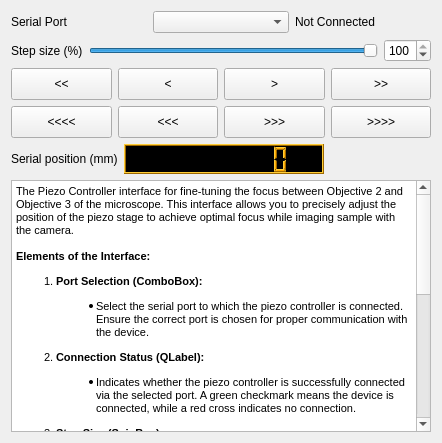
<?xml version="1.0" encoding="UTF-8"?>
<ui version="4.0">
 <class>Form</class>
 <widget class="QWidget" name="Form">
  <property name="geometry">
   <rect>
    <x>0</x>
    <y>0</y>
    <width>442</width>
    <height>443</height>
   </rect>
  </property>
  <property name="windowTitle">
   <string>Form</string>
  </property>
  <layout class="QVBoxLayout" name="verticalLayout">
   <item>
    <layout class="QHBoxLayout" name="horizontalLayout">
     <item>
      <widget class="QLabel" name="label_serial_port">
       <property name="text">
        <string>Serial Port</string>
       </property>
      </widget>
     </item>
     <item>
      <widget class="QComboBox" name="comboBox_devices">
       <property name="toolTip">
        <string>&lt;html&gt;&lt;head/&gt;&lt;body&gt;&lt;p&gt;Select the serial port to which the piezo controller is connected.&lt;/p&gt;&lt;p&gt;Ensure the correct port is chosen for proper communication&lt;/p&gt;&lt;/body&gt;&lt;/html&gt;</string>
       </property>
      </widget>
     </item>
     <item>
      <widget class="QLabel" name="label_connection">
       <property name="minimumSize">
        <size>
         <width>91</width>
         <height>18</height>
        </size>
       </property>
       <property name="toolTip">
        <string>&lt;html&gt;&lt;head/&gt;&lt;body&gt;&lt;p&gt;Indicates whether the piezo controller is successfully connected via the selected port.&lt;/p&gt;&lt;/body&gt;&lt;/html&gt;</string>
       </property>
       <property name="text">
        <string>Not Connected</string>
       </property>
      </widget>
     </item>
    </layout>
   </item>
   <item>
    <layout class="QHBoxLayout" name="horizontalLayout_2">
     <item>
      <widget class="QLabel" name="label_step_size">
       <property name="text">
        <string>Step size (%)</string>
       </property>
      </widget>
     </item>
     <item>
      <widget class="QSlider" name="slider_step_size">
       <property name="toolTip">
        <string>&lt;html&gt;&lt;head/&gt;&lt;body&gt;&lt;p&gt;Set the step size for piezo movement as a percentage of the total range.&lt;/p&gt;&lt;p&gt;Adjust between 21% and 100% to control the increment of each movement command&lt;/p&gt;&lt;/body&gt;&lt;/html&gt;</string>
       </property>
       <property name="minimum">
        <number>1</number>
       </property>
       <property name="maximum">
        <number>100</number>
       </property>
       <property name="value">
        <number>100</number>
       </property>
       <property name="orientation">
        <enum>Qt::Horizontal</enum>
       </property>
      </widget>
     </item>
     <item>
      <widget class="QSpinBox" name="spinBox_step_size">
       <property name="toolTip">
        <string>&lt;html&gt;&lt;head/&gt;&lt;body&gt;&lt;p&gt;Set the step size for piezo movement as a percentage of the total range.&lt;/p&gt;&lt;p&gt;Adjust between 21% and 100% to control the increment of each movement command&lt;/p&gt;&lt;/body&gt;&lt;/html&gt;</string>
       </property>
       <property name="minimum">
        <number>1</number>
       </property>
       <property name="maximum">
        <number>100</number>
       </property>
       <property name="value">
        <number>100</number>
       </property>
      </widget>
     </item>
    </layout>
   </item>
   <item>
    <layout class="QHBoxLayout" name="horizontalLayout_3">
     <item>
      <widget class="QPushButton" name="pb_move_bw10">
       <property name="minimumSize">
        <size>
         <width>32</width>
         <height>32</height>
        </size>
       </property>
       <property name="toolTip">
        <string>&lt;html&gt;&lt;head/&gt;&lt;body&gt;&lt;p&gt;Move the piezo 10 step backward.&lt;/p&gt;&lt;p&gt;Around 500nm to 2,5µm depending on step size&lt;/p&gt;&lt;/body&gt;&lt;/html&gt;</string>
       </property>
       <property name="text">
        <string>&lt;&lt;</string>
       </property>
      </widget>
     </item>
     <item>
      <widget class="QPushButton" name="pb_move_bw1">
       <property name="minimumSize">
        <size>
         <width>32</width>
         <height>32</height>
        </size>
       </property>
       <property name="toolTip">
        <string>&lt;html&gt;&lt;head/&gt;&lt;body&gt;&lt;p&gt;Move the piezo 1 step backward.&lt;/p&gt;&lt;p&gt;Around 50nm to 250nm depending on step size&lt;/p&gt;&lt;/body&gt;&lt;/html&gt;</string>
       </property>
       <property name="text">
        <string>&lt;</string>
       </property>
      </widget>
     </item>
     <item>
      <widget class="QPushButton" name="pb_move_fw1">
       <property name="minimumSize">
        <size>
         <width>32</width>
         <height>32</height>
        </size>
       </property>
       <property name="toolTip">
        <string>&lt;html&gt;&lt;head/&gt;&lt;body&gt;&lt;p&gt;Move the piezo 1 step forward.&lt;/p&gt;&lt;p&gt;Around 50nm to 250nm depending on step size&lt;/p&gt;&lt;/body&gt;&lt;/html&gt;</string>
       </property>
       <property name="text">
        <string>&gt;</string>
       </property>
      </widget>
     </item>
     <item>
      <widget class="QPushButton" name="pb_move_fw10">
       <property name="minimumSize">
        <size>
         <width>32</width>
         <height>32</height>
        </size>
       </property>
       <property name="toolTip">
        <string>&lt;html&gt;&lt;head/&gt;&lt;body&gt;&lt;p&gt;Move the piezo 10 step forward&lt;/p&gt;&lt;p&gt;Around 500nm to 2,5µm depending on step size&lt;/p&gt;&lt;/body&gt;&lt;/html&gt;</string>
       </property>
       <property name="text">
        <string>&gt;&gt;</string>
       </property>
      </widget>
     </item>
    </layout>
   </item>
   <item>
    <layout class="QHBoxLayout" name="horizontalLayout_4">
     <item>
      <widget class="QPushButton" name="pb_move_bwj2">
       <property name="minimumSize">
        <size>
         <width>32</width>
         <height>32</height>
        </size>
       </property>
       <property name="toolTip">
        <string>&lt;html&gt;&lt;head/&gt;&lt;body&gt;&lt;p&gt;Move the piezo backward with a speed around 0.25mm/s&lt;/p&gt;&lt;/body&gt;&lt;/html&gt;</string>
       </property>
       <property name="text">
        <string>&lt;&lt;&lt;&lt;</string>
       </property>
      </widget>
     </item>
     <item>
      <widget class="QPushButton" name="pb_move_bwj1">
       <property name="minimumSize">
        <size>
         <width>32</width>
         <height>32</height>
        </size>
       </property>
       <property name="toolTip">
        <string>&lt;html&gt;&lt;head/&gt;&lt;body&gt;&lt;p&gt;Move the piezo backward with a speed around 2.5 µm/s&lt;/p&gt;&lt;/body&gt;&lt;/html&gt;</string>
       </property>
       <property name="text">
        <string>&lt;&lt;&lt;</string>
       </property>
      </widget>
     </item>
     <item>
      <widget class="QPushButton" name="pb_move_fwj1">
       <property name="minimumSize">
        <size>
         <width>32</width>
         <height>32</height>
        </size>
       </property>
       <property name="toolTip">
        <string>&lt;html&gt;&lt;head/&gt;&lt;body&gt;&lt;p&gt;Move the piezo forward with a speed of 50 steps/s.&lt;/p&gt;&lt;p&gt;Arount 2.5 ot 12 µm/s depending on step size&lt;/p&gt;&lt;/body&gt;&lt;/html&gt;</string>
       </property>
       <property name="text">
        <string>&gt;&gt;&gt;</string>
       </property>
      </widget>
     </item>
     <item>
      <widget class="QPushButton" name="pb_move_fwj2">
       <property name="minimumSize">
        <size>
         <width>32</width>
         <height>32</height>
        </size>
       </property>
       <property name="toolTip">
        <string>&lt;html&gt;&lt;head/&gt;&lt;body&gt;&lt;p&gt;Move the piezo forward with a speed around 0.25mm/s&lt;/p&gt;&lt;/body&gt;&lt;/html&gt;</string>
       </property>
       <property name="text">
        <string>&gt;&gt;&gt;&gt;</string>
       </property>
      </widget>
     </item>
    </layout>
   </item>
   <item>
    <layout class="QHBoxLayout" name="horizontalLayout_5">
     <item>
      <widget class="QLabel" name="label_position">
       <property name="text">
        <string>Serial position (mm)</string>
       </property>
      </widget>
     </item>
     <item>
      <widget class="QLCDNumber" name="lcdNumber_Position">
       <property name="minimumSize">
        <size>
         <width>200</width>
         <height>30</height>
        </size>
       </property>
       <property name="maximumSize">
        <size>
         <width>16777215</width>
         <height>30</height>
        </size>
       </property>
       <property name="palette">
        <palette>
         <active>
          <colorrole role="WindowText">
           <brush brushstyle="SolidPattern">
            <color alpha="255">
             <red>255</red>
             <green>170</green>
             <blue>0</blue>
            </color>
           </brush>
          </colorrole>
          <colorrole role="Button">
           <brush brushstyle="SolidPattern">
            <color alpha="255">
             <red>255</red>
             <green>255</green>
             <blue>255</blue>
            </color>
           </brush>
          </colorrole>
          <colorrole role="Light">
           <brush brushstyle="SolidPattern">
            <color alpha="255">
             <red>255</red>
             <green>206</green>
             <blue>57</blue>
            </color>
           </brush>
          </colorrole>
          <colorrole role="Midlight">
           <brush brushstyle="SolidPattern">
            <color alpha="255">
             <red>255</red>
             <green>255</green>
             <blue>255</blue>
            </color>
           </brush>
          </colorrole>
          <colorrole role="Dark">
           <brush brushstyle="SolidPattern">
            <color alpha="255">
             <red>158</red>
             <green>105</green>
             <blue>0</blue>
            </color>
           </brush>
          </colorrole>
          <colorrole role="Mid">
           <brush brushstyle="SolidPattern">
            <color alpha="255">
             <red>170</red>
             <green>170</green>
             <blue>170</blue>
            </color>
           </brush>
          </colorrole>
          <colorrole role="Text">
           <brush brushstyle="SolidPattern">
            <color alpha="255">
             <red>0</red>
             <green>0</green>
             <blue>0</blue>
            </color>
           </brush>
          </colorrole>
          <colorrole role="BrightText">
           <brush brushstyle="SolidPattern">
            <color alpha="255">
             <red>255</red>
             <green>255</green>
             <blue>255</blue>
            </color>
           </brush>
          </colorrole>
          <colorrole role="ButtonText">
           <brush brushstyle="SolidPattern">
            <color alpha="255">
             <red>0</red>
             <green>0</green>
             <blue>0</blue>
            </color>
           </brush>
          </colorrole>
          <colorrole role="Base">
           <brush brushstyle="SolidPattern">
            <color alpha="255">
             <red>0</red>
             <green>0</green>
             <blue>0</blue>
            </color>
           </brush>
          </colorrole>
          <colorrole role="Window">
           <brush brushstyle="SolidPattern">
            <color alpha="255">
             <red>0</red>
             <green>0</green>
             <blue>0</blue>
            </color>
           </brush>
          </colorrole>
          <colorrole role="Shadow">
           <brush brushstyle="SolidPattern">
            <color alpha="255">
             <red>0</red>
             <green>0</green>
             <blue>0</blue>
            </color>
           </brush>
          </colorrole>
          <colorrole role="AlternateBase">
           <brush brushstyle="SolidPattern">
            <color alpha="255">
             <red>255</red>
             <green>255</green>
             <blue>255</blue>
            </color>
           </brush>
          </colorrole>
          <colorrole role="ToolTipBase">
           <brush brushstyle="SolidPattern">
            <color alpha="255">
             <red>255</red>
             <green>255</green>
             <blue>220</blue>
            </color>
           </brush>
          </colorrole>
          <colorrole role="ToolTipText">
           <brush brushstyle="SolidPattern">
            <color alpha="255">
             <red>0</red>
             <green>0</green>
             <blue>0</blue>
            </color>
           </brush>
          </colorrole>
         </active>
         <inactive>
          <colorrole role="WindowText">
           <brush brushstyle="SolidPattern">
            <color alpha="255">
             <red>255</red>
             <green>170</green>
             <blue>0</blue>
            </color>
           </brush>
          </colorrole>
          <colorrole role="Button">
           <brush brushstyle="SolidPattern">
            <color alpha="255">
             <red>255</red>
             <green>255</green>
             <blue>255</blue>
            </color>
           </brush>
          </colorrole>
          <colorrole role="Light">
           <brush brushstyle="SolidPattern">
            <color alpha="255">
             <red>255</red>
             <green>206</green>
             <blue>57</blue>
            </color>
           </brush>
          </colorrole>
          <colorrole role="Midlight">
           <brush brushstyle="SolidPattern">
            <color alpha="255">
             <red>255</red>
             <green>255</green>
             <blue>255</blue>
            </color>
           </brush>
          </colorrole>
          <colorrole role="Dark">
           <brush brushstyle="SolidPattern">
            <color alpha="255">
             <red>158</red>
             <green>105</green>
             <blue>0</blue>
            </color>
           </brush>
          </colorrole>
          <colorrole role="Mid">
           <brush brushstyle="SolidPattern">
            <color alpha="255">
             <red>170</red>
             <green>170</green>
             <blue>170</blue>
            </color>
           </brush>
          </colorrole>
          <colorrole role="Text">
           <brush brushstyle="SolidPattern">
            <color alpha="255">
             <red>0</red>
             <green>0</green>
             <blue>0</blue>
            </color>
           </brush>
          </colorrole>
          <colorrole role="BrightText">
           <brush brushstyle="SolidPattern">
            <color alpha="255">
             <red>255</red>
             <green>255</green>
             <blue>255</blue>
            </color>
           </brush>
          </colorrole>
          <colorrole role="ButtonText">
           <brush brushstyle="SolidPattern">
            <color alpha="255">
             <red>0</red>
             <green>0</green>
             <blue>0</blue>
            </color>
           </brush>
          </colorrole>
          <colorrole role="Base">
           <brush brushstyle="SolidPattern">
            <color alpha="255">
             <red>0</red>
             <green>0</green>
             <blue>0</blue>
            </color>
           </brush>
          </colorrole>
          <colorrole role="Window">
           <brush brushstyle="SolidPattern">
            <color alpha="255">
             <red>0</red>
             <green>0</green>
             <blue>0</blue>
            </color>
           </brush>
          </colorrole>
          <colorrole role="Shadow">
           <brush brushstyle="SolidPattern">
            <color alpha="255">
             <red>0</red>
             <green>0</green>
             <blue>0</blue>
            </color>
           </brush>
          </colorrole>
          <colorrole role="AlternateBase">
           <brush brushstyle="SolidPattern">
            <color alpha="255">
             <red>255</red>
             <green>255</green>
             <blue>255</blue>
            </color>
           </brush>
          </colorrole>
          <colorrole role="ToolTipBase">
           <brush brushstyle="SolidPattern">
            <color alpha="255">
             <red>255</red>
             <green>255</green>
             <blue>220</blue>
            </color>
           </brush>
          </colorrole>
          <colorrole role="ToolTipText">
           <brush brushstyle="SolidPattern">
            <color alpha="255">
             <red>0</red>
             <green>0</green>
             <blue>0</blue>
            </color>
           </brush>
          </colorrole>
         </inactive>
         <disabled>
          <colorrole role="WindowText">
           <brush brushstyle="SolidPattern">
            <color alpha="255">
             <red>158</red>
             <green>105</green>
             <blue>0</blue>
            </color>
           </brush>
          </colorrole>
          <colorrole role="Button">
           <brush brushstyle="SolidPattern">
            <color alpha="255">
             <red>255</red>
             <green>255</green>
             <blue>255</blue>
            </color>
           </brush>
          </colorrole>
          <colorrole role="Light">
           <brush brushstyle="SolidPattern">
            <color alpha="255">
             <red>255</red>
             <green>206</green>
             <blue>57</blue>
            </color>
           </brush>
          </colorrole>
          <colorrole role="Midlight">
           <brush brushstyle="SolidPattern">
            <color alpha="255">
             <red>255</red>
             <green>255</green>
             <blue>255</blue>
            </color>
           </brush>
          </colorrole>
          <colorrole role="Dark">
           <brush brushstyle="SolidPattern">
            <color alpha="255">
             <red>158</red>
             <green>105</green>
             <blue>0</blue>
            </color>
           </brush>
          </colorrole>
          <colorrole role="Mid">
           <brush brushstyle="SolidPattern">
            <color alpha="255">
             <red>170</red>
             <green>170</green>
             <blue>170</blue>
            </color>
           </brush>
          </colorrole>
          <colorrole role="Text">
           <brush brushstyle="SolidPattern">
            <color alpha="255">
             <red>158</red>
             <green>105</green>
             <blue>0</blue>
            </color>
           </brush>
          </colorrole>
          <colorrole role="BrightText">
           <brush brushstyle="SolidPattern">
            <color alpha="255">
             <red>255</red>
             <green>255</green>
             <blue>255</blue>
            </color>
           </brush>
          </colorrole>
          <colorrole role="ButtonText">
           <brush brushstyle="SolidPattern">
            <color alpha="255">
             <red>158</red>
             <green>105</green>
             <blue>0</blue>
            </color>
           </brush>
          </colorrole>
          <colorrole role="Base">
           <brush brushstyle="SolidPattern">
            <color alpha="255">
             <red>0</red>
             <green>0</green>
             <blue>0</blue>
            </color>
           </brush>
          </colorrole>
          <colorrole role="Window">
           <brush brushstyle="SolidPattern">
            <color alpha="255">
             <red>0</red>
             <green>0</green>
             <blue>0</blue>
            </color>
           </brush>
          </colorrole>
          <colorrole role="Shadow">
           <brush brushstyle="SolidPattern">
            <color alpha="255">
             <red>0</red>
             <green>0</green>
             <blue>0</blue>
            </color>
           </brush>
          </colorrole>
          <colorrole role="AlternateBase">
           <brush brushstyle="SolidPattern">
            <color alpha="255">
             <red>255</red>
             <green>255</green>
             <blue>255</blue>
            </color>
           </brush>
          </colorrole>
          <colorrole role="ToolTipBase">
           <brush brushstyle="SolidPattern">
            <color alpha="255">
             <red>255</red>
             <green>255</green>
             <blue>220</blue>
            </color>
           </brush>
          </colorrole>
          <colorrole role="ToolTipText">
           <brush brushstyle="SolidPattern">
            <color alpha="255">
             <red>0</red>
             <green>0</green>
             <blue>0</blue>
            </color>
           </brush>
          </colorrole>
         </disabled>
        </palette>
       </property>
       <property name="toolTip">
        <string>&lt;html&gt;&lt;head/&gt;&lt;body&gt;&lt;p&gt;Displays the current position of the piezo controller&lt;/p&gt;&lt;/body&gt;&lt;/html&gt;</string>
       </property>
       <property name="autoFillBackground">
        <bool>true</bool>
       </property>
       <property name="digitCount">
        <number>9</number>
       </property>
       <property name="value" stdset="0">
        <double>0.000000000000000</double>
       </property>
      </widget>
     </item>
     <item>
      <spacer name="horizontalSpacer">
       <property name="orientation">
        <enum>Qt::Horizontal</enum>
       </property>
       <property name="sizeHint" stdset="0">
        <size>
         <width>40</width>
         <height>20</height>
        </size>
       </property>
      </spacer>
     </item>
    </layout>
   </item>
   <item>
    <widget class="QTextBrowser" name="textBrowser">
     <property name="html">
      <string>&lt;!DOCTYPE HTML PUBLIC &quot;-//W3C//DTD HTML 4.0//EN&quot; &quot;http://www.w3.org/TR/REC-html40/strict.dtd&quot;&gt;
&lt;html&gt;&lt;head&gt;&lt;meta name=&quot;qrichtext&quot; content=&quot;1&quot; /&gt;&lt;style type=&quot;text/css&quot;&gt;
p, li { white-space: pre-wrap; }
&lt;/style&gt;&lt;/head&gt;&lt;body style=&quot; font-family:'MS Shell Dlg 2'; font-size:7.8pt; font-weight:400; font-style:normal;&quot;&gt;
&lt;p style=&quot; margin-top:0px; margin-bottom:0px; margin-left:0px; margin-right:0px; -qt-block-indent:0; text-indent:0px;&quot;&gt;&lt;span style=&quot; font-size:8pt;&quot;&gt;The Piezo Controller interface for fine-tuning the focus between Objective 2 and Objective 3 of the microscope. This interface allows you to precisely adjust the position of the piezo stage to achieve optimal focus while imaging sample with the camera.&lt;/span&gt;&lt;/p&gt;
&lt;p style=&quot;-qt-paragraph-type:empty; margin-top:0px; margin-bottom:0px; margin-left:0px; margin-right:0px; -qt-block-indent:0; text-indent:0px; font-size:8pt;&quot;&gt;&lt;br /&gt;&lt;/p&gt;
&lt;p style=&quot; margin-top:0px; margin-bottom:0px; margin-left:0px; margin-right:0px; -qt-block-indent:0; text-indent:0px;&quot;&gt;&lt;span style=&quot; font-size:8pt; font-weight:600;&quot;&gt;Elements of the Interface:&lt;/span&gt;&lt;/p&gt;
&lt;ol style=&quot;margin-top: 0px; margin-bottom: 0px; margin-left: 0px; margin-right: 0px; -qt-list-indent: 1;&quot;&gt;&lt;li style=&quot; font-size:8pt;&quot; style=&quot; margin-top:12px; margin-bottom:12px; margin-left:0px; margin-right:0px; -qt-block-indent:0; text-indent:0px;&quot;&gt;&lt;span style=&quot; font-weight:600;&quot;&gt;Port Selection (ComboBox):&lt;/span&gt;&lt;/li&gt;
&lt;ul style=&quot;margin-top: 0px; margin-bottom: 0px; margin-left: 0px; margin-right: 0px; -qt-list-indent: 2;&quot;&gt;&lt;li style=&quot; font-size:8pt;&quot; style=&quot; margin-top:0px; margin-bottom:0px; margin-left:0px; margin-right:0px; -qt-block-indent:0; text-indent:0px;&quot;&gt;Select the serial port to which the piezo controller is connected. Ensure the correct port is chosen for proper communication with the device.&lt;/li&gt;&lt;/ul&gt;
&lt;li style=&quot; font-size:8pt;&quot; style=&quot; margin-top:12px; margin-bottom:12px; margin-left:0px; margin-right:0px; -qt-block-indent:0; text-indent:0px;&quot;&gt;&lt;span style=&quot; font-weight:600;&quot;&gt;Connection Status (QLabel):&lt;/span&gt;&lt;/li&gt;
&lt;ul style=&quot;margin-top: 0px; margin-bottom: 0px; margin-left: 0px; margin-right: 0px; -qt-list-indent: 2;&quot;&gt;&lt;li style=&quot; font-size:8pt;&quot; style=&quot; margin-top:0px; margin-bottom:0px; margin-left:0px; margin-right:0px; -qt-block-indent:0; text-indent:0px;&quot;&gt;Indicates whether the piezo controller is successfully connected via the selected port. A green checkmark means the device is connected, while a red cross indicates no connection.&lt;/li&gt;&lt;/ul&gt;
&lt;li style=&quot; font-size:8pt;&quot; style=&quot; margin-top:12px; margin-bottom:12px; margin-left:0px; margin-right:0px; -qt-block-indent:0; text-indent:0px;&quot;&gt;&lt;span style=&quot; font-weight:600;&quot;&gt;Step Size (SpinBox):&lt;/span&gt;&lt;/li&gt;
&lt;ul style=&quot;margin-top: 0px; margin-bottom: 0px; margin-left: 0px; margin-right: 0px; -qt-list-indent: 2;&quot;&gt;&lt;li style=&quot; font-size:8pt;&quot; style=&quot; margin-top:0px; margin-bottom:0px; margin-left:0px; margin-right:0px; -qt-block-indent:0; text-indent:0px;&quot;&gt;Set the step size for piezo movement as a percentage of the total range. This controls the increment of each movement command, allowing for precise adjustments.&lt;/li&gt;&lt;/ul&gt;
&lt;li style=&quot; font-size:8pt;&quot; style=&quot; margin-top:12px; margin-bottom:12px; margin-left:0px; margin-right:0px; -qt-block-indent:0; text-indent:0px;&quot;&gt;&lt;span style=&quot; font-weight:600;&quot;&gt;Movement Control Buttons:&lt;/span&gt;&lt;/li&gt;
&lt;ul style=&quot;margin-top: 0px; margin-bottom: 0px; margin-left: 0px; margin-right: 0px; -qt-list-indent: 2;&quot;&gt;&lt;li style=&quot; font-size:8pt;&quot; style=&quot; margin-top:0px; margin-bottom:0px; margin-left:0px; margin-right:0px; -qt-block-indent:0; text-indent:0px;&quot;&gt;&lt;span style=&quot; font-weight:600;&quot;&gt;Forward and Backward Arrows:&lt;/span&gt; &lt;/li&gt;&lt;/ul&gt;
&lt;ul style=&quot;margin-top: 0px; margin-bottom: 0px; margin-left: 0px; margin-right: 0px; -qt-list-indent: 3;&quot;&gt;&lt;li style=&quot; font-size:8pt;&quot; style=&quot; margin-top:0px; margin-bottom:0px; margin-left:0px; margin-right:0px; -qt-block-indent:0; text-indent:0px;&quot;&gt;Use these buttons to move the piezo stage in the specified direction. Each button is labeled with the direction and speed of movement: &lt;/li&gt;&lt;/ul&gt;
&lt;ul style=&quot;margin-top: 0px; margin-bottom: 0px; margin-left: 0px; margin-right: 0px; -qt-list-indent: 4;&quot;&gt;&lt;li style=&quot; font-size:8pt;&quot; style=&quot; margin-top:0px; margin-bottom:0px; margin-left:0px; margin-right:0px; -qt-block-indent:0; text-indent:0px;&quot;&gt;&lt;span style=&quot; font-weight:600;&quot;&gt;Small Step (~50 nm and ~2 µm):&lt;/span&gt; Move the piezo by a fixed small distance (green arrow).&lt;/li&gt;
&lt;li style=&quot; font-size:8pt;&quot; style=&quot; margin-top:0px; margin-bottom:0px; margin-left:0px; margin-right:0px; -qt-block-indent:0; text-indent:0px;&quot;&gt;&lt;span style=&quot; font-weight:600;&quot;&gt;Continuous Movement (~5 µm/s and ~250 µm/s):&lt;/span&gt; Move the piezo continuously at the specified speed until the button is released (blue arrows).&lt;/li&gt;&lt;/ul&gt;
&lt;li style=&quot; font-size:8pt;&quot; style=&quot; margin-top:12px; margin-bottom:12px; margin-left:0px; margin-right:0px; -qt-block-indent:0; text-indent:0px;&quot;&gt;&lt;span style=&quot; font-weight:600;&quot;&gt;Current Position (QLCDNumber):&lt;/span&gt;&lt;/li&gt;&lt;/ol&gt;
&lt;ul style=&quot;margin-top: 0px; margin-bottom: 0px; margin-left: 0px; margin-right: 0px; -qt-list-indent: 2;&quot;&gt;&lt;li style=&quot; font-size:8pt;&quot; style=&quot; margin-top:0px; margin-bottom:0px; margin-left:0px; margin-right:0px; -qt-block-indent:0; text-indent:0px;&quot;&gt;Displays the current position of the piezo stage. This value updates in real-time as the piezo moves, reflecting its precise location.&lt;/li&gt;&lt;/ul&gt;&lt;/body&gt;&lt;/html&gt;</string>
     </property>
    </widget>
   </item>
  </layout>
 </widget>
 <resources/>
 <connections>
  <connection>
   <sender>slider_step_size</sender>
   <signal>valueChanged(int)</signal>
   <receiver>spinBox_step_size</receiver>
   <slot>setValue(int)</slot>
   <hints>
    <hint type="sourcelabel">
     <x>259</x>
     <y>110</y>
    </hint>
    <hint type="destinationlabel">
     <x>380</x>
     <y>110</y>
    </hint>
   </hints>
  </connection>
  <connection>
   <sender>spinBox_step_size</sender>
   <signal>valueChanged(int)</signal>
   <receiver>slider_step_size</receiver>
   <slot>setValue(int)</slot>
   <hints>
    <hint type="sourcelabel">
     <x>380</x>
     <y>110</y>
    </hint>
    <hint type="destinationlabel">
     <x>259</x>
     <y>110</y>
    </hint>
   </hints>
  </connection>
 </connections>
</ui>
